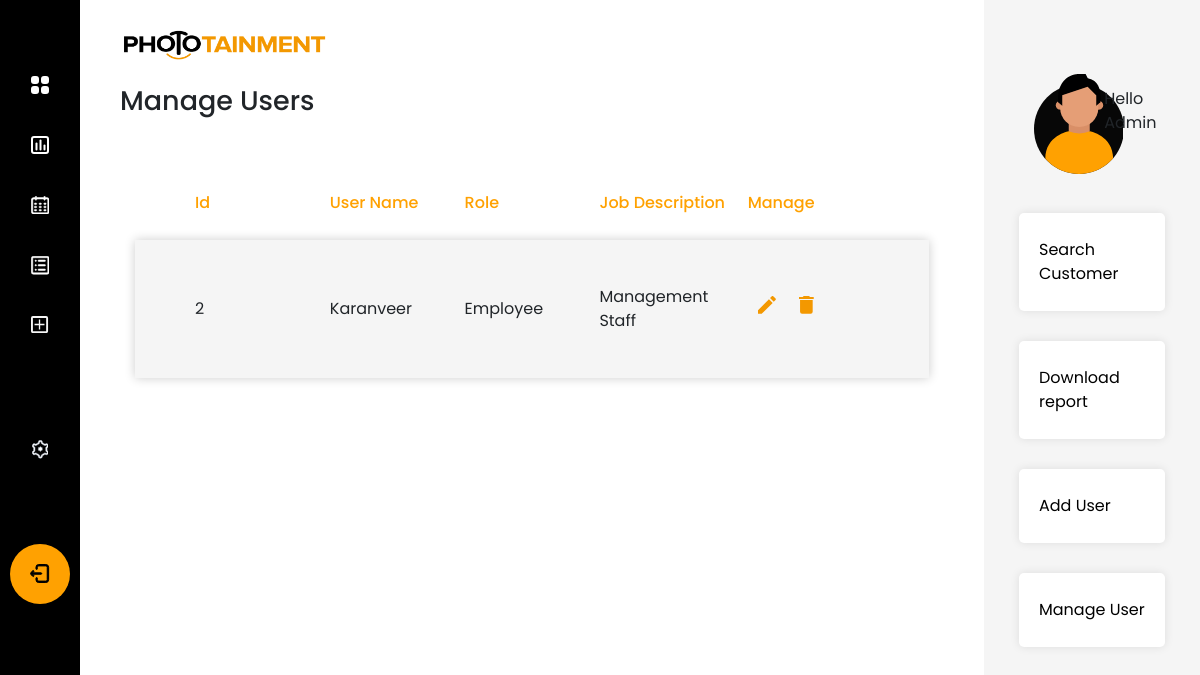
The page /phototainment/manage-user (signed in) on the database as committed earlier.
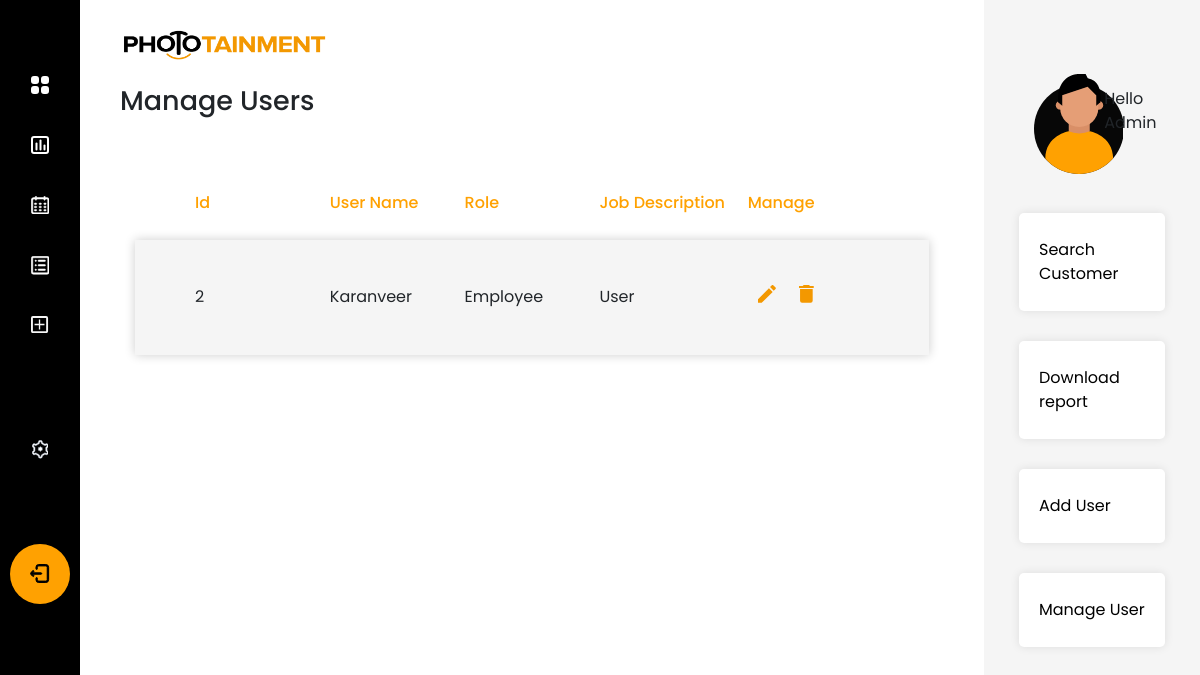
The same page on the database as committed later.
### app/models.py (models this page shows)
class User(UserMixin, db.Model):
    __tablename__ = "user"
    id = db.Column(db.Integer, primary_key=True)
    username = db.Column(db.String(50), unique=True, nullable=False)
    password = db.Column(db.String(100), nullable=False)
    job_description = db.Column(db.String(50), nullable=False)
    role_id = db.Column(db.Integer, db.ForeignKey("user_role.role_id"), nullable=False)
    role = relationship("Role", back_populates="user")
    comment = relationship("Comment", back_populates="user")
    events = relationship("Event", back_populates="user")

class Role(db.Model):
    __tablename__ = "user_role"
    role_id = db.Column(db.Integer, primary_key=True)
    role_name = db.Column(db.String(50), unique=True, nullable=False)
    role_description = db.Column(db.String(50))
    user = relationship("User", back_populates="role")

### app/phototainment/views.py (the view)
@custom_bp.route('/manage-user', methods=["GET"])
@login_required
@admin
def manage_user():
    users = db.session.query(User).order_by('id')
    return render_template('manage-users.html', users=users)

### app/models.py (called while the page is built)
@login_manager.user_loader
def load_user(user_id):
    return User.query.get(int(user_id))

### app/privilege.py (called while the page is built)
def admin(f):
    @wraps(f)
    def decorator_function(*args, **kwargs):
        if current_user.role_id == 1:
            return f(*args, **kwargs)
        else:
            return abort(403)
    return decorator_function

### app/templates/manage-users.html (shortened to what this page needs)
{% extends 'base.html' %}
{% block page_head %}Manage Users{% endblock %}
{% block navbar %}{% include 'sidebar.html' %}{% endblock %}
{% block content %}
<div class="row m-0">
    <div class="col-12">
        <ul class="table-main user-table">
            <li class="table-head">
                <ul class="table-row">
                    <li class="table-item">Id</li>
                    <li class="table-item">User Name</li>
                    <li class="table-item">Role</li>
                    <li class="table-item">Job Description</li>
                    <li class="table-item" style="width:15%;">Manage</li>
                </ul>
            </li>
            <li class="table-body">
                {% for user in users %}
                {% if not user.id == 1 %}
                <ul class="table-row">
                    <li class="table-item">
                        {{user.id}}
                    </li>
                    <li class="table-item">{{user.username.title()}}</li>
                    <li class="table-item">{{user.role.role_name}}</li>
                    <li class="table-item">{{user.job_description}}</li>
                    <li class="table-item">
                        <a class="edit-btn"
                           href="{{ url_for('phototainment.edit_user', user_id=user.id) }}">
                        </a>
                        <button class="delete-btn"
                                onclick="deleteUser('{{ url_for('phototainment.delete_user', user_id=user.id) }}')">
                        </button>
                    </li>
                    {% endif %}
                    {% endfor %}
                </ul>
            </li>
        </ul>
    </div>
</div>
{% endblock %}
{% block side_bar %}{% include 'right-bar.html' %}{% endblock %}

Rows that differ between the two databases and show on the page:
changed User "Karanveer": job_description "Management Staff" → "User"
